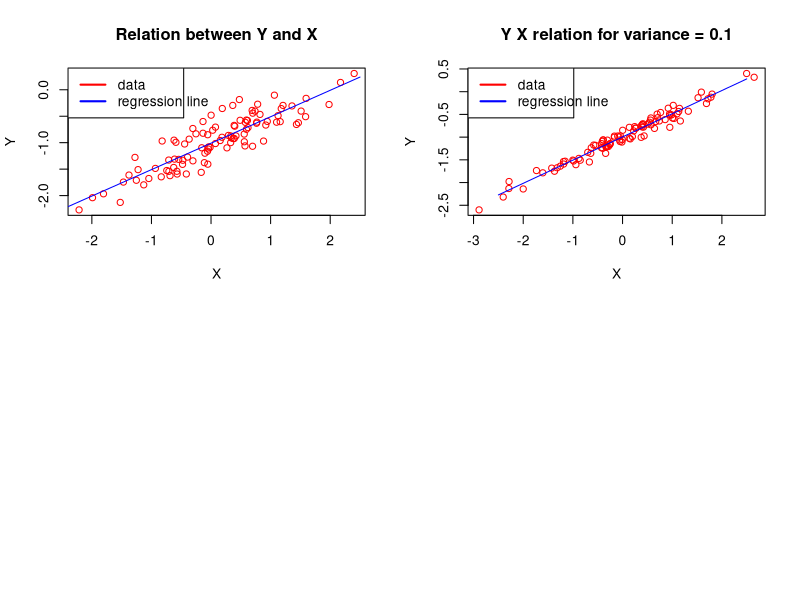

Generate this figure with R:
# setting correct seed
set.seed(1)
par(mfrow=c(2,2))

# point A
x <- rnorm(100, 0, 1)

# point B
eps <- rnorm(100, 0, 0.25)

# point C
y <- -1.0 + 0.5 * x + eps

# vector y should have lenght 100, we can check it here:
len_of_y <- length(y)
len_of_y

# what are beta coeffs?
# beta0 is -1.0
# beta1 is 0.5
# TODO: CHECK IF THIS IS CORRECT! (chapter 6)

# point D
plot(x, y, main="Relation between Y and X", xlab="X", ylab="Y", col="red") 


lin_reg_res <- lsfit(x, y)
beta_prim_0 <- lin_reg_res$coefficients[[1]]
beta_prim_1 <- lin_reg_res$coefficients[[2]]

# beta0: -1.00942315347694
# beta1: 0.499734903457018

# point F
# Add line
line_x <- seq(-2.5, 2.5, 0.1)
line_y <- beta_prim_0 + beta_prim_1 * line_x
lines(line_x, line_y, pch = 18, col = "blue", type = "l")

legend("topleft", legend=c("data", "regression line"),
       col=c("red", "blue"), lwd=2, lty=1, text.width = 1)


# point H
x_H <- rnorm(100, 0, 1)
eps_H <- rnorm(100, 0, 0.1)
y_H <- -1.0 + 0.5 * x_H + eps_H

len_of_y_H <- length(y_H)
len_of_y_H # Length of vector y_H is 100

plot(x_H, y_H, main="Y X relation for variance = 0.1", xlab="X", ylab="Y", col="red") 

lin_reg_res_H <- lsfit(x_H, y_H)
beta_prim_0_H <- lin_reg_res_H$coefficients[[1]]
beta_prim_1_H <- lin_reg_res_H$coefficients[[2]]

#beta_prim_0_H: -1.0047452424192024889
#beta_prim_1_H: 0.49250511190754014956

line_x_H <- seq(-2.5, 2.5, 0.2)
line_y_H <- beta_prim_0_H + beta_prim_1_H * line_x_H
lines(line_x_H, line_y_H, pch = 18, col = "blue", type = "l")

legend("topleft", legend=c("data", "regression line"),
       col=c("red", "blue"), lwd=2, lty=1, text.width = 1)
